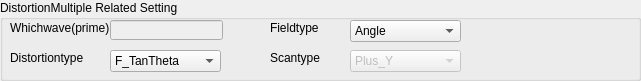
           <widget class="QGroupBox" name="groupBox1DMRelatedSetting">
            <property name="geometry">
             <rect>
              <x>0</x>
              <y>0</y>
              <width>641</width>
              <height>81</height>
             </rect>
            </property>
            <property name="title">
             <string>DistortionMultiple Related Setting</string>
            </property>
            <widget class="QLabel" name="labelWhichwave">
             <property name="geometry">
              <rect>
               <x>10</x>
               <y>20</y>
               <width>111</width>
               <height>16</height>
              </rect>
             </property>
             <property name="text">
              <string>Whichwave(prime)</string>
             </property>
            </widget>
            <widget class="QLineEdit" name="lineEditWhichwave">
             <property name="enabled">
              <bool>false</bool>
             </property>
             <property name="geometry">
              <rect>
               <x>110</x>
               <y>20</y>
               <width>113</width>
               <height>20</height>
              </rect>
             </property>
             <property name="text">
              <string/>
             </property>
            </widget>
            <widget class="QLabel" name="labelFieldtype">
             <property name="geometry">
              <rect>
               <x>270</x>
               <y>20</y>
               <width>111</width>
               <height>16</height>
              </rect>
             </property>
             <property name="text">
              <string>Fieldtype</string>
             </property>
            </widget>
            <widget class="QLabel" name="labelDistortiontype">
             <property name="geometry">
              <rect>
               <x>10</x>
               <y>50</y>
               <width>111</width>
               <height>16</height>
              </rect>
             </property>
             <property name="text">
              <string>Distortiontype</string>
             </property>
            </widget>
            <widget class="QLabel" name="labelScantype">
             <property name="geometry">
              <rect>
               <x>270</x>
               <y>50</y>
               <width>111</width>
               <height>16</height>
              </rect>
             </property>
             <property name="text">
              <string>Scantype</string>
             </property>
            </widget>
            <widget class="QComboBox" name="comboBoxFieldtype">
             <property name="enabled">
              <bool>true</bool>
             </property>
             <property name="geometry">
              <rect>
               <x>350</x>
               <y>20</y>
               <width>111</width>
               <height>22</height>
              </rect>
             </property>
             <item>
              <property name="text">
               <string>Angle</string>
              </property>
             </item>
             <item>
              <property name="text">
               <string>ObjectHeight</string>
              </property>
             </item>
             <item>
              <property name="text">
               <string>ParaxialImageHeight</string>
              </property>
             </item>
             <item>
              <property name="text">
               <string>RealImageHeight</string>
              </property>
             </item>
             <item>
              <property name="text">
               <string>TheodoliteAngle</string>
              </property>
             </item>
            </widget>
            <widget class="QComboBox" name="comboBoxScantype">
             <property name="enabled">
              <bool>false</bool>
             </property>
             <property name="geometry">
              <rect>
               <x>350</x>
               <y>50</y>
               <width>111</width>
               <height>22</height>
              </rect>
             </property>
             <item>
              <property name="text">
               <string>Plus_Y</string>
              </property>
             </item>
             <item>
              <property name="text">
               <string>Plus_X</string>
              </property>
             </item>
             <item>
              <property name="text">
               <string>Minus_Y</string>
              </property>
             </item>
             <item>
              <property name="text">
               <string>Minus_X</string>
              </property>
             </item>
            </widget>
            <widget class="QComboBox" name="comboBoxDistortiontype">
             <property name="enabled">
              <bool>true</bool>
             </property>
             <property name="geometry">
              <rect>
               <x>110</x>
               <y>50</y>
               <width>111</width>
               <height>22</height>
              </rect>
             </property>
             <item>
              <property name="text">
               <string>F_TanTheta</string>
              </property>
             </item>
             <item>
              <property name="text">
               <string>F_Theta</string>
              </property>
             </item>
             <item>
              <property name="text">
               <string>Cal_F_Theta</string>
              </property>
             </item>
             <item>
              <property name="text">
               <string>Cal_F_TanTheta</string>
              </property>
             </item>
             <item>
              <property name="text">
               <string>SMIA_TV</string>
              </property>
             </item>
            </widget>
           </widget>
